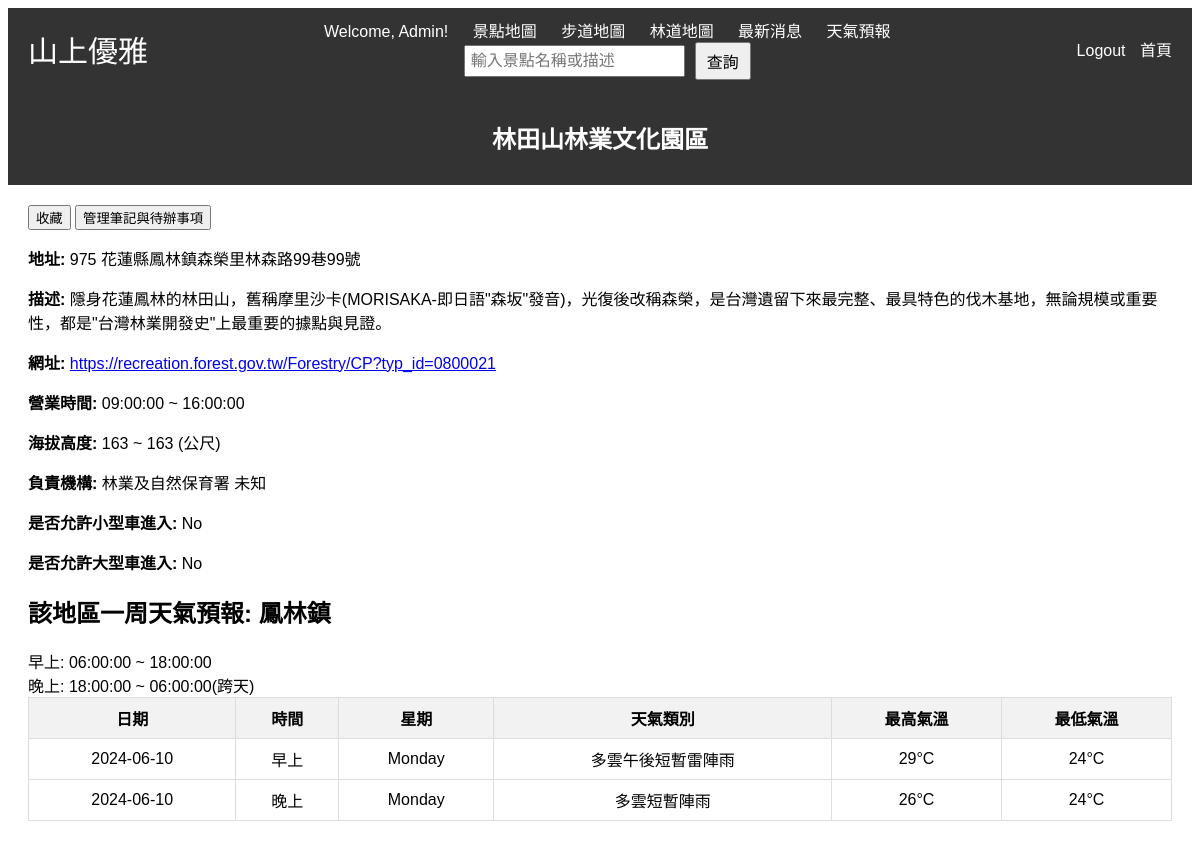
/details.php?id=33 (signed in), run on the app's committed database.
### tables this page shows
CREATE TABLE `location_info` (
  `id` int(11) NOT NULL,
  `location_name` varchar(100) NOT NULL,
  `page_url` varchar(255) NOT NULL,
  `opening_time` time DEFAULT NULL,
  `closing_time` time DEFAULT NULL,
  `address` varchar(255) NOT NULL,
  `altitude_min` int(11) DEFAULT NULL,
  `altitude_max` int(11) DEFAULT NULL,
  `description` text DEFAULT NULL,
  `managing_department` varchar(255) DEFAULT NULL,
  `coordinates` point DEFAULT NULL,
  `small_vehicle_allowed` tinyint(1) DEFAULT NULL,
  `large_vehicle_allowed` tinyint(1) DEFAULT NULL,
  `District_ID` varchar(7) NOT NULL,
  `Type_ID` int(11) NOT NULL,
  `activity_intensity` int(1) DEFAULT NULL
);

CREATE TABLE `district` (
  `District_ID` varchar(4) NOT NULL,
  `City_ID` varchar(3) NOT NULL,
  `District` varchar(6) NOT NULL
);

### details.php (the view, shortened to what this page needs)
<?php
include 'db.php';
$id = $_GET['id'];
$sql = "SELECT * FROM `location_info` WHERE id = $id";
$result = $conn->query($sql);
if ($result->num_rows > 0) {
    $location = $result->fetch_assoc();
} else {
    echo "找不到該景點的詳細訊息。";
    exit();
}
$district_id = $location['District_ID'];
$sql_district = "SELECT * FROM district WHERE District_ID = '$district_id'";
$result_district = $conn->query($sql_district);
if ($result_district->num_rows > 0) {
    $district = $result_district->fetch_assoc();
} else {
    echo "找不到該區的詳細訊息。";
    exit();
}
$sql_weather = "SELECT wf.Start_Time, wf.End_Time, wt.Weather_Type, wf.MaxTemperature, wf.MinTemperature, wf.Remarks
                FROM weather_forecast wf
                JOIN weather_types wt ON wf.Weather_Type_ID = wt.Weather_Type_ID
                WHERE wf.District_ID = '$district_id'
                AND wf.Start_Time >= CURDATE() AND wf.End_Time < DATE_ADD(CURDATE(), INTERVAL 7 DAY)
                ORDER BY wf.Start_Time";
$result_weather = $conn->query($sql_weather);
$forecast_data = [];
if ($result_weather->num_rows > 0) {
    while ($row = $result_weather->fetch_assoc()) {
        $forecast_data[] = $row;
    }
}
$tr_id = $location['TR_ID'] ?? null;
$sql_tr = "SELECT TR_Name, TR_Phone FROM tr_admin WHERE TR_ID = '$tr_id'";
$result_tr = $conn->query($sql_tr);
if ($result_tr->num_rows > 0) {
    $tr_info = $result_tr->fetch_assoc();
    $managing_department = $tr_info['TR_Name'] . ', 連絡電話: ' . $tr_info['TR_Phone'];
} else {
    $managing_department = "未知";
}
$is_logged_in = isset($_SESSION['User_ID']);
?>
<!DOCTYPE html>
<html lang="en">
<head>
    <link rel="stylesheet" href="styles.css">
</head>
<body>
<?php
include('header.php');
?>
<header>
<nav>
    <h1><?php echo $location['location_name']; ?></h1>
</nav>
</header>
    <main>
        <?php if ($is_logged_in): ?>
        <button onclick="window.location.href='favorite.php?action=add&location_id=<?php echo $id; ?>'">收藏</button>
        <button onclick="window.location.href='notes.php?location_id=<?php echo $id; ?>'">管理筆記與待辦事項</button>
    <?php else: ?>
        <p>請<a href="login.php">登入</a>以收藏景點和管理筆記。</p>
    <?php endif; ?>
        <p><strong>地址:</strong> <?php echo $location['address']; ?></p>
        <p><strong>描述:</strong> <?php echo $location['description']; ?></p>
        <p><strong>網址:</strong> <a href="<?php echo $location['page_url']; ?>" target="_blank"><?php echo $location['page_url']; ?></a></p>
        <p><strong>營業時間:</strong> <?php echo $location['opening_time']; ?> ~ <?php echo $location['closing_time']; ?></p>
        <p><strong>海拔高度:</strong> <?php echo $location['altitude_min']; ?> ~ <?php echo $location['altitude_max']; ?> (公尺)</p>
        <p><strong>負責機構:</strong> 林業及自然保育署 <?php echo $managing_department; ?></p>
        <p><strong>是否允許小型車進入:</strong> <?php echo $location['small_vehicle_allowed'] ? 'Yes' : 'No'; ?></p>
        <p><strong>是否允許大型車進入:</strong> <?php echo $location['large_vehicle_allowed'] ? 'Yes' : 'No'; ?></p>
        <h2>該地區一周天氣預報: <?php echo $district['District']; ?></h2>
        <div> 早上: 06:00:00 ~ 18:00:00</div>
        <div> 晚上: 18:00:00 ~ 06:00:00(跨天)</div>
        <table>
            <thead>
                <tr>
                    <th>日期</th>
                    <th>時間</th>
                    <th>星期</th>
                    <th>天氣類別</th>
                    <th>最高氣溫</th>
                    <th>最低氣溫</th>
                </tr>
            </thead>
            <tbody>
                <?php if (!empty($forecast_data)) : ?>
                    <?php foreach ($forecast_data as $data) : ?>
                        <tr>
                            <td><?php echo date("Y-m-d", strtotime($data['Start_Time'])); ?></td>
                            <td colspan="1">
                                <?php
                                $end_time = date("H:i:s", strtotime($data['End_Time']));
                                if ($end_time == "06:00:00") {
                                    echo '晚上';
                                } elseif ($end_time == "18:00:00") {
                                    echo '早上';
                                }
                                ?>
                            </td>
                            <td><?php echo date("l", strtotime($data['Start_Time'])); ?></td>
                            <td><?php echo $data['Weather_Type']; ?></td>
                            <td><?php echo $data['MaxTemperature']; ?>°C</td>
                            <td><?php echo $data['MinTemperature']; ?>°C</td>
                        </tr>
                    <?php endforeach; ?>
                <?php else : ?>
                    <tr>
                        <td colspan="5">沒有對應天氣資料</td>
                    </tr>
                <?php endif; ?>
            </tbody>
        </table>
    </main>
</body>
</html>

### styles.css (style rules this page uses)
body { font-family: Arial, sans-serif; }
header { background-color: #333; color: white; padding: 10px 0; text-align: center; }
main { margin: 20px; }
table { width: 100%; border-collapse: collapse; }
table, th, td { border: 1px solid black; }
th, td { padding: 10px; text-align: left; }

### details.php (style rules this page uses)
table { width: 100%; border-collapse: collapse; }
th, td { border: 1px solid #ddd; padding: 8px; text-align: center; }
th { background-color: #f2f2f2; }

### header.php (style rules this page uses)
body { font-family: Arial, sans-serif; }
header { background-color: #333; color: white; padding: 10px 0; display: flex; justify-content: space-between; align-items: center; }
nav { flex: 1; text-align: center; }
table { width: 100%; border-collapse: collapse; }
th, td { border: 1px solid #ddd; padding: 8px; text-align: center; }
th { background-color: #f2f2f2; }

### data on the page
location_info: location_name "林田山林業文化園區", address "975 花蓮縣鳳林鎮森榮里林森路99巷99號", description "隱身花蓮鳳林的林田山，舊稱摩里沙卡(MORISAKA-即日語\"森坂\"發音)，光復後改稱森榮，是台灣遺留下來最完整、最具特色的伐木基地，無論規模或重要性，都是\"台灣林業開發史\"上最重要的據點與見證。", page_url "https://recreation.forest.gov.tw/Forestry/CP?typ_id=0800021", opening_time "09:00:00", closing_time "16:00:00", altitude_min "163", altitude_max "163"
district: District "鳳林鎮"

### other printed values
$_SESSION['User_first_name'] "Admin"
$managing_department "未知"
date("Y-m-d", strtotime($data['Start_Time'])) "2024-06-10"
date("l", strtotime($data['Start_Time'])) "Monday"
$data['Weather_Type'] "多雲午後短暫雷陣雨"
$data['MaxTemperature'] "29"
$data['MinTemperature'] "24"
$data['Weather_Type'] "多雲短暫陣雨"
$data['MaxTemperature'] "26"
